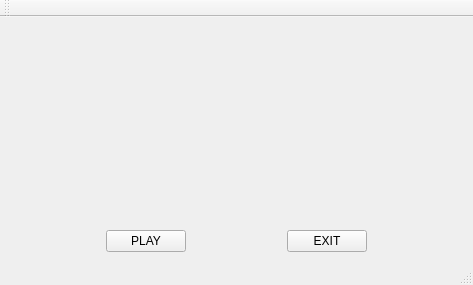
<?xml version="1.0" encoding="UTF-8"?>
<ui version="4.0">
 <class>MainWindow</class>
 <widget class="QMainWindow" name="MainWindow">
  <property name="geometry">
   <rect>
    <x>0</x>
    <y>0</y>
    <width>473</width>
    <height>285</height>
   </rect>
  </property>
  <property name="windowTitle">
   <string>MainWindow</string>
  </property>
  <widget class="QWidget" name="centralWidget">
   <layout class="QGridLayout" name="gridLayout">
    <item row="0" column="0" colspan="5">
     <widget class="QLabel" name="label">
      <property name="maximumSize">
       <size>
        <width>800</width>
        <height>500</height>
       </size>
      </property>
      <property name="text">
       <string/>
      </property>
      <property name="pixmap">
       <pixmap>../Saved Pictures/314219477136484741.jpg</pixmap>
      </property>
      <property name="scaledContents">
       <bool>true</bool>
      </property>
     </widget>
    </item>
    <item row="1" column="0">
     <spacer name="horizontalSpacer">
      <property name="orientation">
       <enum>Qt::Horizontal</enum>
      </property>
      <property name="sizeHint" stdset="0">
       <size>
        <width>92</width>
        <height>20</height>
       </size>
      </property>
     </spacer>
    </item>
    <item row="1" column="1">
     <widget class="QPushButton" name="pushButton">
      <property name="text">
       <string>PLAY</string>
      </property>
     </widget>
    </item>
    <item row="1" column="2">
     <spacer name="horizontalSpacer_2">
      <property name="orientation">
       <enum>Qt::Horizontal</enum>
      </property>
      <property name="sizeHint" stdset="0">
       <size>
        <width>92</width>
        <height>20</height>
       </size>
      </property>
     </spacer>
    </item>
    <item row="1" column="3">
     <widget class="QPushButton" name="pushButton_3">
      <property name="text">
       <string>EXIT</string>
      </property>
     </widget>
    </item>
    <item row="1" column="4">
     <spacer name="horizontalSpacer_3">
      <property name="orientation">
       <enum>Qt::Horizontal</enum>
      </property>
      <property name="sizeHint" stdset="0">
       <size>
        <width>92</width>
        <height>20</height>
       </size>
      </property>
     </spacer>
    </item>
   </layout>
  </widget>
  <widget class="QMenuBar" name="menuBar">
   <property name="geometry">
    <rect>
     <x>0</x>
     <y>0</y>
     <width>473</width>
     <height>17</height>
    </rect>
   </property>
  </widget>
  <widget class="QToolBar" name="mainToolBar">
   <attribute name="toolBarArea">
    <enum>TopToolBarArea</enum>
   </attribute>
   <attribute name="toolBarBreak">
    <bool>false</bool>
   </attribute>
  </widget>
  <widget class="QStatusBar" name="statusBar"/>
 </widget>
 <layoutdefault spacing="6" margin="11"/>
 <resources/>
 <connections/>
</ui>
